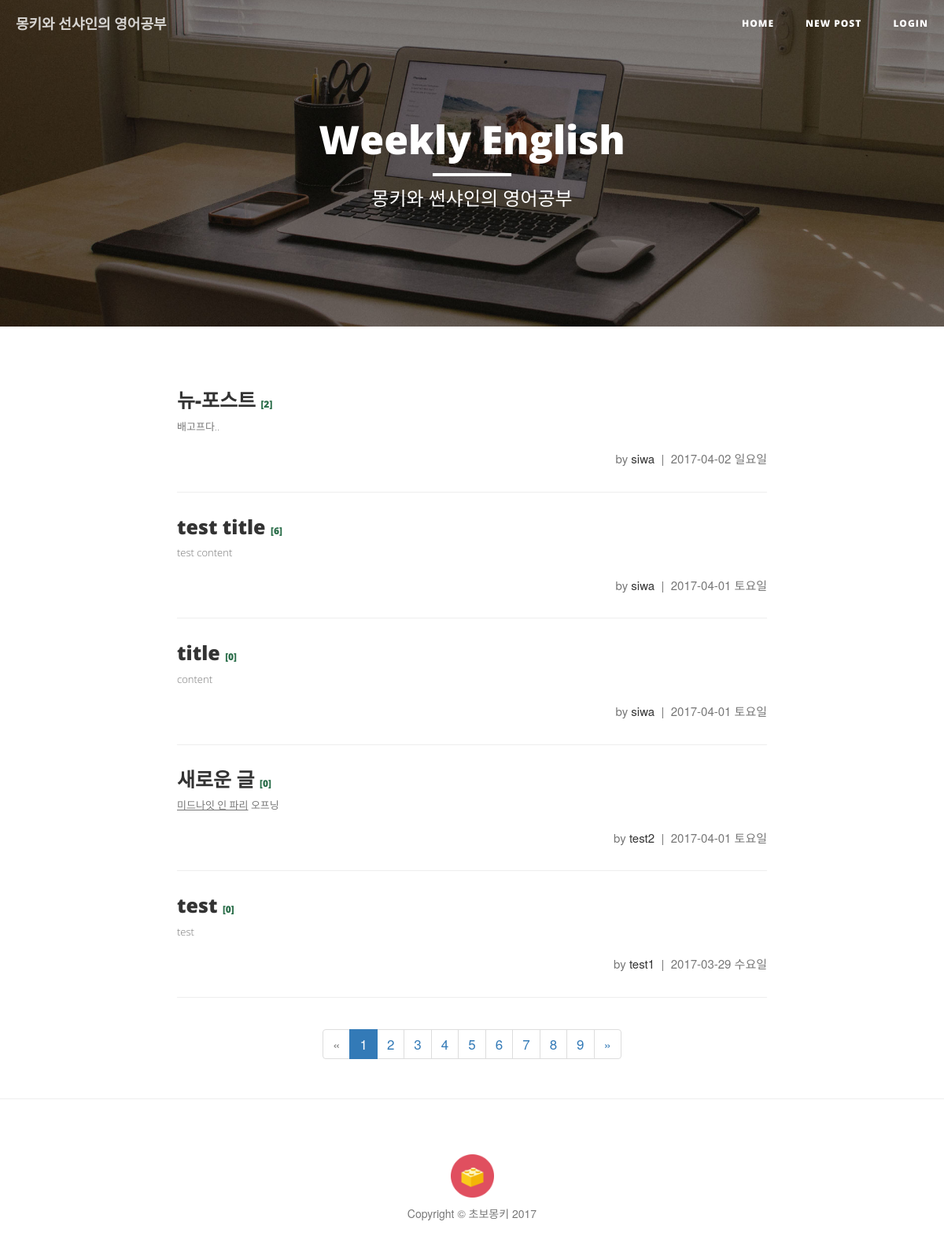
/, run on an earlier commit of the app's database.
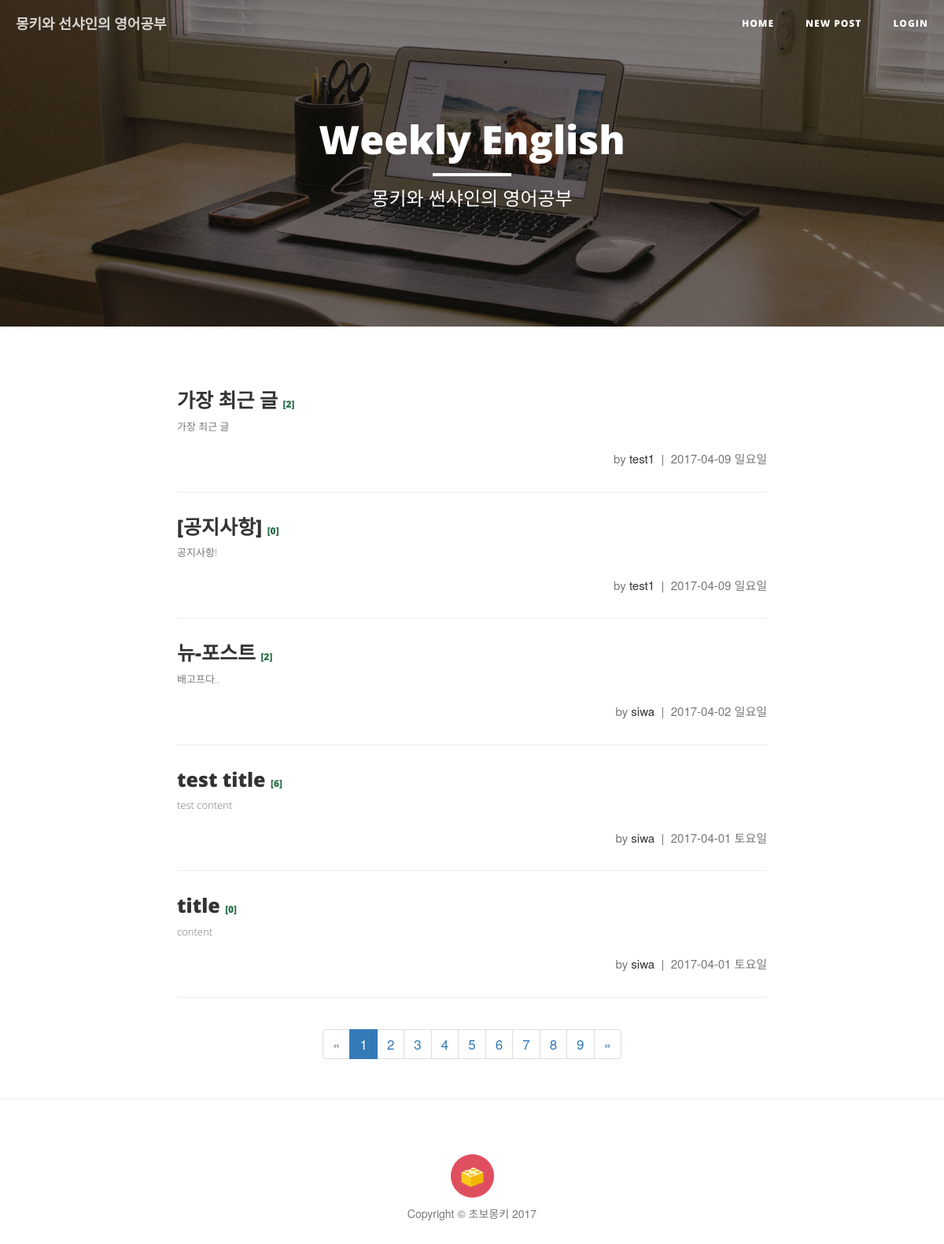
And on a later commit of the database.
### study/models.py (models this page shows, shortened)
class Post(models.Model):
    author = models.ForeignKey('auth.User')
    title = models.CharField(max_length=200, verbose_name='제목')
    origin = models.CharField(max_length=200,  blank=True, null=True, verbose_name='원본 URL')
    video_url = models.CharField(max_length=100, blank=True, null=True, verbose_name='YouTube 링크')
    video_key = models.CharField(max_length=12, null=True, blank=True)
    video_time = models.IntegerField(null=True, blank=True)
    video_url2 = models.CharField(max_length=100, blank=True, null=True, verbose_name='YouTube 링크2')
    video_key2 = models.CharField(max_length=12, null=True, blank=True)
    video_time2 = models.IntegerField(null=True, blank=True)
    image = models.ImageField(upload_to = user_path, blank=True, verbose_name='이미지 추가', help_text='이미지를 추가할 수 있습니다. not required')
    cover_img = models.ImageField(upload_to = user_path, blank=True, verbose_name='커버 이미지', help_text='상단의 커버 이미지를 설정할 수 있습니다. not required')
    text = models.TextField(verbose_name='내용')
    created_date = models.DateTimeField(auto_now_add=True)
    class Meta:
        ordering = ['-created_date']

### study/views.py (the view)
# urls.py: url(r'^$', views.post_list, name='post_list'),
def post_list(request):
    p = Post.objects.filter(pk = 70)
    posts = Post.objects.all()
    page = request.GET.get('page', 1)
    paginator = Paginator(posts, 5)
    try:
        posts_page = paginator.page(page)
    except PageNotAnInteger:
        posts_page = paginator.page(1)
    except EmptyPage:
        posts_page = paginator.page(paginator.num_pages)
    return render(request, 'bsr/post_list.html', {'posts':posts_page})

### study/templates/bsr/post_list.html
{% extends 'bsr/base.html' %}
{% load staticfiles %}
{% block heading %}
<header class="intro-header" style="background-image: url('{% static 'bsr/img/home-bg.jpg' %}')">
    <div class="container">
        <div class="row">
            <div class="col-lg-8 col-lg-offset-2 col-md-10 col-md-offset-1">
              <div class="site-heading">
                  <h1 class><a class="heading" href="/">Weekly English</a></h1>
                  <hr class="small">
                  <span class="subheading">몽키와 썬샤인의 영어공부</span>
              </div>
            </div>
        </div>
    </div>
</header>
{% endblock %}
{% block content %}
{% for post in posts %}
  <div class="post-preview">
      <a href="{% url 'study:post_detail' pk=post.pk %}">
          <h2 class="post-title">
              {{ post.title }}
              <span class="count">[{{ post.comments.count }}]</span>
          </h2>
          <h3 class="post-subtitle">
              {{ post.text | truncatechars:200 | safe }}
          </h3>
      </a>
      <p class="post-meta">by <a href="#">{{ post.author }}</a>&nbsp;&nbsp;|&nbsp;&nbsp;{{ post.created_date | date:"Y-m-d D" }}</p>
  </div>
  <hr>
{% endfor %}
{% if posts.has_other_pages %}
  <div class="text-center">
    <ul class="pagination">
      {% if posts.has_previous %}
        <li><a href="?page={{ posts.previous_page_number }}">&laquo;</a></li>
      {% else %}
        <li class="disabled"><span>&laquo;</span></li>
      {% endif %}
      {% for i in posts.paginator.page_range %}
        {% if posts.number == i %}
          <li class="active"><span>{{ i }} <span class="sr-only">(current)</span></span></li>
        {% else %}
          <li><a href="?page={{ i }}">{{ i }}</a></li>
        {% endif %}
      {% endfor %}
      {% if posts.has_next %}
        <li><a href="?page={{ posts.next_page_number }}">&raquo;</a></li>
      {% else %}
        <li class="disabled"><span>&raquo;</span></li>
      {% endif %}
    </ul>
  </div>
{% endif %}
{% endblock content %}

What changed in the data, as far as the page shows it:
no longer on this page (row edited): Post: title "새로운 글", comments.count "0", text "미드나잇 인 파리 오프닝", author "test2", created_date "2017-04-01 토요일"
no longer on this page (row edited): Post: title "test", comments.count "0", text "test", author "test1", created_date "2017-03-29 수요일"
added Post: title "가장 최근 글", comments.count "2", text "가장 최근 글", author "test1", created_date "2017-04-09 일요일"
added Post: title "[공지사항]", comments.count "0", text "공지사항!", author "test1", created_date "2017-04-09 일요일"
